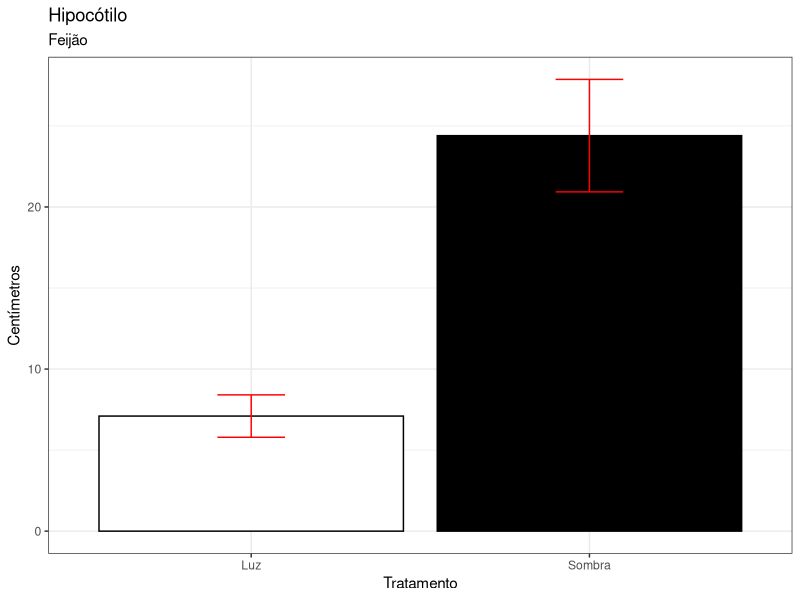
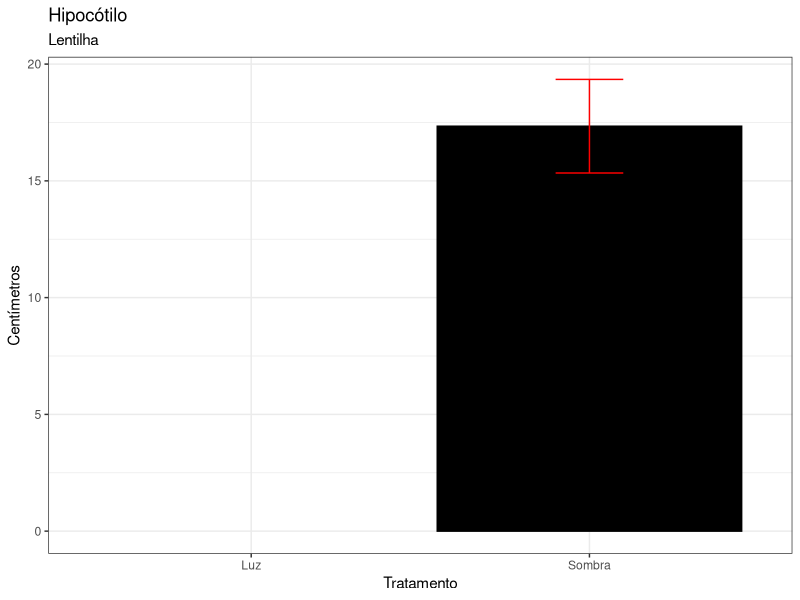
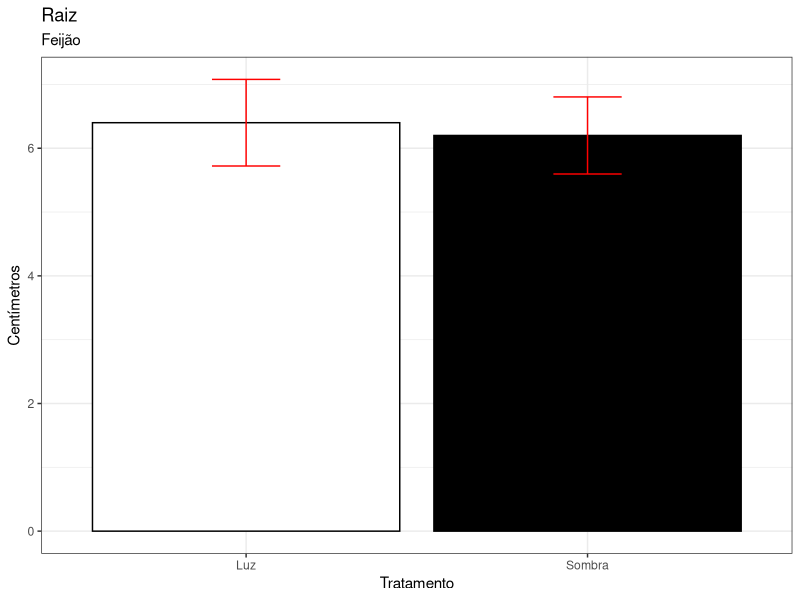
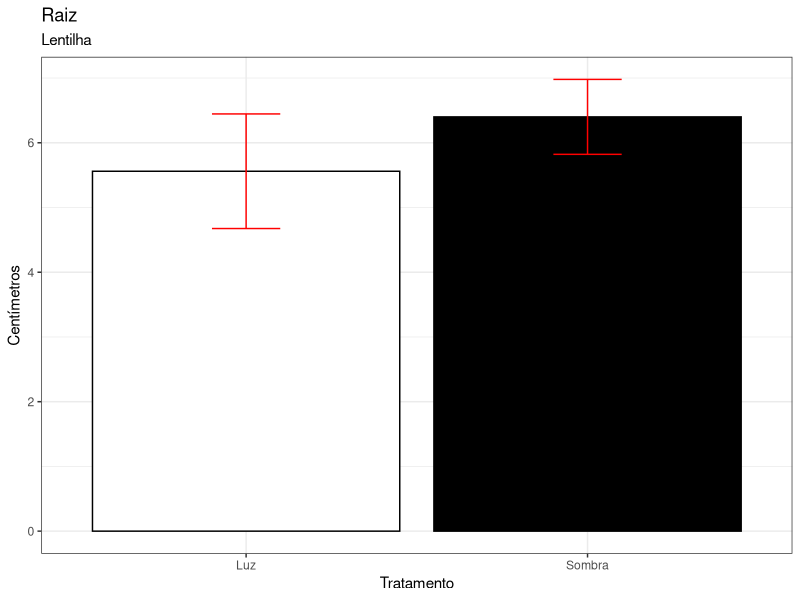
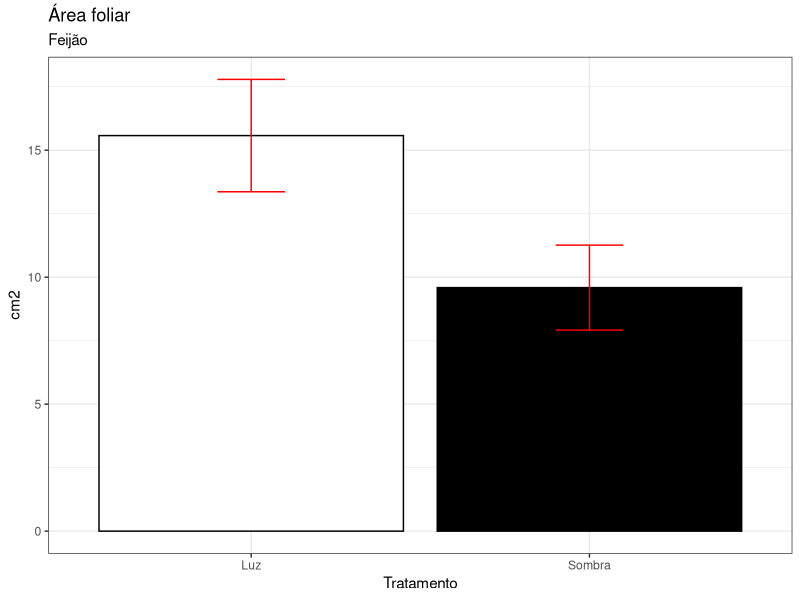
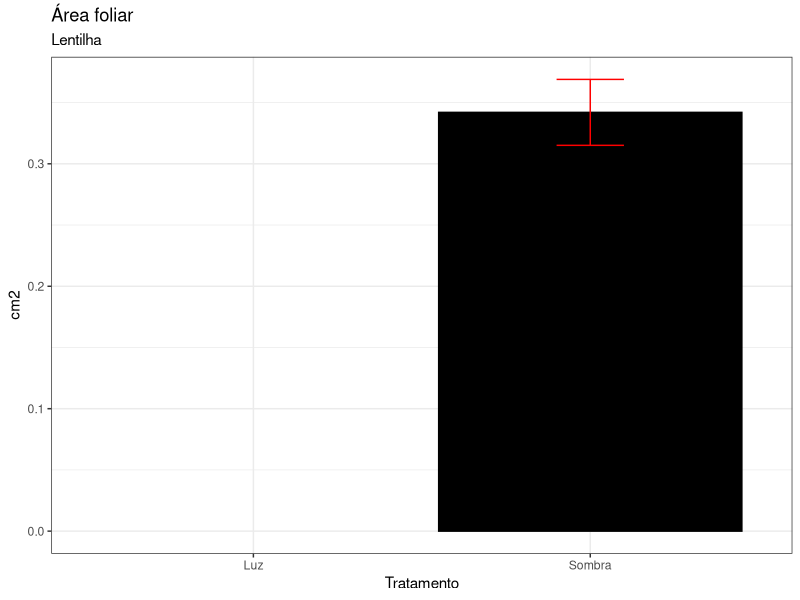

The R source for these figures, in order:
#' Script para a prática de estiolação
#' Ecofisiologia vegetal
#' Felipe Cordeiro, Felipe Fernandes, Ivone Nascimento, Jaderson Coriolano, Joyce Micaely, Juliana Fonseca, Letícia Gonçalves
#' Script 4
#' R 4.5.1

# Início ------------------------------------------------------------------

## Bibliotecas ####
library(ggplot2)
library(dplyr)

## Importação dos dados ####
dados <- read.csv('./dados.csv', header = T, sep = ',', dec = '.')

### Configuração dos dados ####
dados <- dados |> mutate(
  Bloco = factor(Bloco),
  Tratamento = factor(Tratamento)
)

#### Conferência ####
str(dados)

## Separação ####
luz <- dados |> filter(Tratamento == 'Luz')
sombra <- dados |> filter(Tratamento == 'Sombra')

# Gráficos ----------------------------------------------------------------

gráfico <- function(colunaL, colunaS, título, subtítulo, eixoY) {
  temp <- data.frame(
    tratamento = c('Luz', 'Sombra'),
    média = c(
      mean({{colunaL}}),
      mean({{colunaS}})
    ),
    ep = c(
      sd({{colunaL}}) / sqrt(length({{colunaL}})),
      sd({{colunaS}}) / sqrt(length({{colunaS}}))
    )
  )
  grafico <- ggplot(temp, aes(tratamento, média)) +
    geom_col(fill = c('white', 'black'), colour = 'black') +
    geom_errorbar(aes(
      ymin = média - ep,
      ymax = média + ep
    ), width = 0.2, colour = 'red') +
    labs(
      title = título,
      subtitle = subtítulo,
      x = 'Tratamento',
      y = eixoY
    ) +
    theme_bw()
  ggsave(
    paste0('./gráficos/', título, ' - ', subtítulo, '.png'),
    plot = grafico,
    height = 3,
    width = 4,
    dpi = 300,
    scale = 1.25
  )
}

## Hipocótilos ####
gráfico(luz$Hipocótilo_F, sombra$Hipocótilo_F, 'Hipocótilo', 'Feijão', 'Centímetros')
gráfico(luz$Hipocótilo_L, sombra$Hipocótilo_L, 'Hipocótilo', 'Lentilha', 'Centímetros')

## Raízes ####
gráfico(luz$Raiz_F, sombra$Raiz_F, 'Raiz', 'Feijão', 'Centímetros')
gráfico(luz$Raiz_L, sombra$Raiz_L, 'Raiz', 'Lentilha', 'Centímetros')

## Áreas foliares ####
gráfico(luz$ÁreaFol_F, sombra$ÁreaFol_F, 'Área foliar', 'Feijão', 'cm2')
gráfico(luz$ÁreaFol_L, sombra$ÁreaFol_L, 'Área foliar', 'Lentilha', 'cm2')

# Análises ----------------------------------------------------------------

## Tratamento ####

### Hipocótilos ####
hipoFT <- aov(Hipocótilo_F ~ Tratamento, dados)
hipoLT <- aov(Hipocótilo_L ~ Tratamento, dados)

### Raízes ####
raizFT <- aov(Raiz_F ~ Tratamento, dados)
raizLT <- aov(Raiz_L ~ Tratamento, dados)

### Áreas foliares ####
afolFT <- aov(ÁreaFol_F ~ Tratamento, dados)
afolLT <- aov(ÁreaFol_L ~ Tratamento, dados)

### Resultados ####
summary(hipoFT)
summary(hipoLT)
summary(raizFT)
summary(raizLT)
summary(afolFT)
summary(afolLT)

## Bloco ####

### Hipocótilos ####
hipoFB <- aov(Hipocótilo_F ~ Bloco, dados)
hipoLB <- aov(Hipocótilo_L ~ Bloco, dados)

### Raízes ####
raizFB <- aov(Raiz_F ~ Bloco, dados)
raizLB <- aov(Raiz_L ~ Bloco, dados)

### Áreas foliares ####
afolFB <- aov(ÁreaFol_F ~ Bloco, dados)
afolLB <- aov(ÁreaFol_L ~ Bloco, dados)

### Resultados ####
summary(hipoFB)
summary(hipoLB)
summary(raizFB)
summary(raizLB)
summary(afolFB)
summary(afolLB)

## Tratamento + Bloco ####

### Hipocótilos ####
hTB_f <- aov(Hipocótilo_F ~ Tratamento + Bloco, dados)
hTB_l <- aov(Hipocótilo_L ~ Tratamento + Bloco, dados)

### Raízes ####
rTB_f <- aov(Raiz_F ~ Tratamento + Bloco, dados)
rTB_l <- aov(Raiz_L ~ Tratamento + Bloco, dados)

### Áreas foliares ####
aTB_f <- aov(ÁreaFol_F ~ Tratamento + Bloco, dados)
aTB_l <- aov(ÁreaFol_L ~ Tratamento + Bloco, dados)

### Resultados ####
summary(hTB_f)
summary(hTB_l)
summary(rTB_f)
summary(rTB_l)
summary(aTB_f)
summary(aTB_l)
